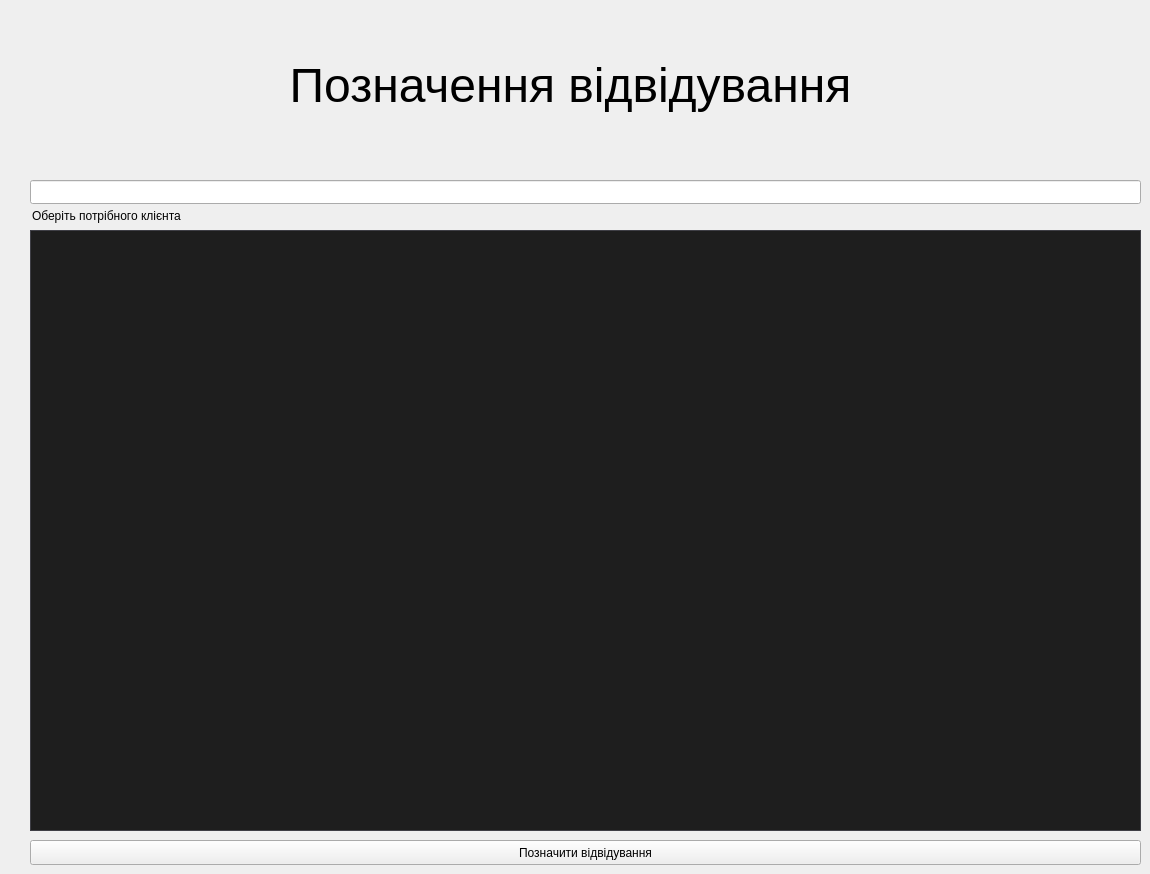
    <widget class="QWidget" name="tab_3">
     <attribute name="title">
      <string>Позначити відвідування</string>
     </attribute>
     <widget class="QLineEdit" name="checkGeneralLineEdit">
      <property name="geometry">
       <rect>
        <x>30</x>
        <y>180</y>
        <width>1111</width>
        <height>24</height>
       </rect>
      </property>
     </widget>
     <widget class="QLabel" name="label_4">
      <property name="geometry">
       <rect>
        <x>120</x>
        <y>10</y>
        <width>901</width>
        <height>151</height>
       </rect>
      </property>
      <property name="text">
       <string>&lt;html&gt;&lt;head/&gt;&lt;body&gt;&lt;p align=&quot;center&quot;&gt;&lt;span style=&quot; font-size:36pt;&quot;&gt;Позначення відвідування&lt;/span&gt;&lt;/p&gt;&lt;/body&gt;&lt;/html&gt;</string>
      </property>
     </widget>
     <widget class="QLabel" name="label_6">
      <property name="geometry">
       <rect>
        <x>32</x>
        <y>200</y>
        <width>791</width>
        <height>31</height>
       </rect>
      </property>
      <property name="text">
       <string>Оберіть потрібного клієнта</string>
      </property>
     </widget>
     <widget class="QPushButton" name="checkPushButton">
      <property name="geometry">
       <rect>
        <x>30</x>
        <y>840</y>
        <width>1111</width>
        <height>25</height>
       </rect>
      </property>
      <property name="text">
       <string>Позначити відвідування</string>
      </property>
     </widget>
     <widget class="QTableView" name="checkClientTableView">
      <property name="geometry">
       <rect>
        <x>30</x>
        <y>230</y>
        <width>1111</width>
        <height>601</height>
       </rect>
      </property>
      <property name="styleSheet">
       <string notr="true">/*!*************************************
  VS15 Dark
****************************************
  Author: chintsu_kun
  Version: 2.0.2
  Licence: GNU General Public License v3.0 (https://www.gnu.org/licenses/gpl-3.0.en.html)
  Url: https://github.com/nikolay-borzov/modorganizer-themes
****************************************
*/
/* For some reason applying background-color or border fixes paddings properties */
QListWidget::item {
  border-width: 0; }

/* Don't override install label on download widget.
   MO2 assigns color depending on download state */
#installLabel {
  color: none; }

/* Make `background-color` work for :hover, :focus and :pressed states */
QToolButton {
  border: none; }

/* Main Window */
QWidget {
  background-color: #2D2D30;
  color: #F1F1F1; }
  QWidget::disabled {
	color: #656565;
     }

/* Common */
/* remove outline */
* {
  outline: 0; }

*:disabled,
QListView::item:disabled,
*::item:selected:disabled {
  color: #656565; }

/* line heights */
/* QTreeView#fileTree::item - currently have problem with size column vertical
   text align  */
#bsaList::item,
#dataTree::item,
QTreeView#modList::item,
QTreeWidget#categoriesTree::item,
#savegameList::item,
#tabConflicts QTreeWidget::item {
  padding: 0.3em 0; }

QListView::item,
QTreeView#espList::item {
  padding-top: 0.3em;
  padding-bottom: 0.3em;
}

/* to enable border color */
QTreeView,
QListView,
QTextEdit,
QWebView,
QTableView {
  border-style: solid;
  border-width: 1px; }

QAbstractItemView {
  color: #DCDCDC;
  background-color: #1E1E1E;
  alternate-background-color: #262626;
  border-color: #3F3F46; }
  QAbstractItemView::item:selected, QAbstractItemView::item:selected:hover {
   background-color: #3399FF;
   color: #F1F1F1;
}

QAbstractItemView[filtered=true] {
	border: 2px solid #f00 !important;
}

QAbstractItemView,
QListView,
QTreeView {
  show-decoration-selected: 1; }

QAbstractItemView::item:hover,
QListView::item:hover,
QTreeView::branch:hover,
QTreeWidget::item:hover {
  background-color: rgba(51, 153, 255, 0.3); }

QAbstractItemView::item:selected:disabled,
QListView::item:selected:disabled,
QTreeView::branch:selected:disabled,
QTreeWidget::item:selected:disabled {
  background-color: rgba(51, 153, 255, 0.3); }

QTreeView::branch:selected {
  background-color: #3399FF; }

QLabel {
  background-color: transparent; }

LinkLabel {
  qproperty-linkColor: #3399FF; }

/* Left Pane &amp; File Trees #QTreeView, #QListView*/
QTreeView::branch:closed:has-children {
  image: url(./vs15/branch-closed.png); }

QTreeView::branch:open:has-children {
  image: url(./vs15/branch-open.png); }

/*QListView::item:hover { }
QListView::item:selected { }*/
QListView::item {
  color: #F1F1F1; }

/* Text areas and text fields #QTextEdit, #QLineEdit, #QWebView */
QTextEdit,
QWebView,
QLineEdit,
QAbstractSpinBox,
QAbstractSpinBox::up-button,
QAbstractSpinBox::down-button,
QComboBox {
  background-color: #333337;
  border-color: #3F3F46; }

QLineEdit:hover,
QAbstractSpinBox:hover,
QTextEdit:hover,
QComboBox:hover,
QComboBox:editable:hover {
  border-color: #007ACC; }

QLineEdit:focus,
QAbstractSpinBox::focus,
QTextEdit:focus,
QComboBox:focus,
QComboBox:editable:focus,
QComboBox:on {
  background-color: #3F3F46;
  border-color: #3399FF; }

QComboBox:on {
  border-bottom-color: #3F3F46; }

QLineEdit,
QAbstractSpinBox {
  min-height: 15px;
  padding: 2px;
  border-style: solid;
  border-width: 1px; }

QLineEdit {
  margin-top: 0; }

/* clear button */
QLineEdit QToolButton,
QLineEdit QToolButton:hover {
  background: none;
  margin-top: 1px; }

QLineEdit#espFilterEdit QToolButton {
  margin-top: -2px;
  margin-bottom: 1px; }

/* Drop-downs #QComboBox*/
QComboBox {
  min-height: 20px;
  padding-left: 5px;
  margin: 3px 0 1px 0;
  border-style: solid;
  border-width: 1px; }
  QComboBox:editable {
    padding-left: 3px;
    /* to enable hover styles */
    background-color: transparent; }
  QComboBox::drop-down {
    width: 20px;
    subcontrol-origin: padding;
    subcontrol-position: top right;
    border: none;
    /* If you need to set style for drop-down button
    &amp;:on,
    &amp;:editable:hover {
      background-color: red;
    } */ }
  QComboBox::down-arrow {
    image: url(./vs15/combobox-down.png); }
  QComboBox QAbstractItemView {
    background-color: #1B1B1C;
    selection-background-color: #3F3F46;
    border-color: #3399FF;
    border-style: solid;
    border-width: 0 1px 1px 1px; }

/* doesn't work http://stackoverflow.com/questions/13308341/qcombobox-abstractitemviewitem*/
/*QComboBox QAbstractItemView:item {
  padding: 10px;
  margin: 10px;
}*/
/* Toolbar */
QToolBar {
  border: none; }

QToolBar::separator {
  border-left-color: #222222;
  border-right-color: #46464A;
  border-width: 0 1px 0 1px;
  border-style: solid;
  width: 0; }

QToolButton {
  padding: 4px; }
  QToolButton:hover, QToolButton:focus {
    background-color: #3E3E40; }
  QToolButton:pressed {
    background-color: #3399FF; }

QToolButton::menu-indicator {
  image: url(./vs15/combobox-down.png);
  subcontrol-origin: padding;
  subcontrol-position: center right;
  padding-top: 10%;
  padding-right: 5%; }

/* Group Boxes #QGroupBox */
QGroupBox {
  border-color: #3F3F46;
  border-style: solid;
  border-width: 1px;
  padding: 1em .3em .3em .3em;
  margin-top: .65em; }

QGroupBox::title {
  subcontrol-origin: margin;
  subcontrol-position: top left;
  padding: 2px;
  left: 10px; }

/* LCD Count */
QLCDNumber {
  border-color: #3F3F46;
  border-style: solid;
  border-width: 1px; }

/* Buttons #QPushButton */
QPushButton {
  background-color: #333337;
  border-color: #3F3F46;
  min-height: 18px;
  padding: 2px 5px;
  border-style: solid;
  border-width: 1px; }

QPushButton:hover,
QPushButton:checked,
QPushButton:focus,
QAbstractSpinBox::up-button:hover,
QAbstractSpinBox::down-button:hover {
  background-color: #007ACC; }

QPushButton:pressed,
QPushButton:checked:hover,
QAbstractSpinBox::up-button:pressed,
QAbstractSpinBox::down-button:pressed {
  background-color: #1C97EA; }

QPushButton:disabled,
QAbstractSpinBox::up-button:disabled,
QAbstractSpinBox::down-button:disabled {
  background-color: #333337;
  border-color: #3F3F46; }

QPushButton::menu-indicator {
  image: url(./vs15/combobox-down.png);
  subcontrol-origin: padding;
  subcontrol-position: center right;
  padding-right: 5%; }

/* Dialog buttons */
QDialog QPushButton,
QSlider::handle:horizontal,
QSlider::handle:vertical {
  color: #000000;
  background-color: #DDDDDD;
  border-color: #707070;
  border-style: solid;
  border-width: 1px; }

QDialog QPushButton:hover,
QSlider::handle:horizontal:hover,
QSlider::handle:vertical:hover,
QSlider::handle:horizontal:pressed,
QSlider::handle:vertical:pressed {
  background-color: #BEE6FD;
  border-color: #3C7FB1; }

QSlider::handle:horizontal:focus:!pressed,
QSlider::handle:vertical:focus:!pressed,
QDialog QPushButton:focus,
QDialog QPushButton:checked {
  background-color: #DDDDDD;
  border-color: #3399FF; }

QDialog QPushButton:disabled,
QSlider::handle:horizontal:disabled,
QSlider::handle:vertical:disabled {
  background-color: #333337;
  border-color: #3F3F46; }

QDialog QPushButton {
  min-width: 1.5em;
  padding-left: .5em;
  padding-right: .5em; }

/* Check boxes and Radio buttons common #QCheckBox, #QRadioButton */
QGroupBox::indicator,
QTreeView::indicator,
QCheckBox::indicator,
QRadioButton::indicator {
  background-color: #2D2D30;
  border-color: #3F3F46;
  width: 13px;
  height: 13px;
  border-style: solid;
  border-width: 1px; }
  QGroupBox::indicator:hover,
  QTreeView::indicator:hover,
  QCheckBox::indicator:hover,
  QRadioButton::indicator:hover {
    background-color: #3F3F46;
    border-color: #007ACC; }

QGroupBox::indicator:checked,
QTreeView::indicator:checked,
QCheckBox::indicator:checked {
  image: url(./vs15/checkbox-check.png); }

QGroupBox::indicator:disabled,
QTreeView::indicator:checked:disabled,
QCheckBox::indicator:checked:disabled {
  image: url(./vs15/checkbox-check-disabled.png); }

/* Check boxes special */
QTreeView#modList::indicator {
  width: 15px;
  height: 15px; }

/* Radio buttons #QRadioButton */
QRadioButton::indicator {
  border-radius: 7px; }
  QRadioButton::indicator::checked {
    background-color: #B9B9BA;
    border-width: 2px;
    width: 11px;
    height: 11px; }
    QRadioButton::indicator::checked:hover {
      border-color: #3F3F46; }

/* Spinners #QSpinBox, #QDoubleSpinBox */
QAbstractSpinBox {
  margin: 1px; }

QAbstractSpinBox::up-button,
QAbstractSpinBox::down-button {
  border-style: solid;
  border-width: 1px;
  subcontrol-origin: padding; }

QAbstractSpinBox::up-button {
  subcontrol-position: top right; }

QAbstractSpinBox::up-arrow {
  image: url(./vs15/spinner-up.png); }

QAbstractSpinBox::down-button {
  subcontrol-position: bottom right; }

QAbstractSpinBox::down-arrow {
  image: url(./vs15/spinner-down.png); }

/* Sliders #QSlider */
QSlider::groove:horizontal {
  background-color: #3F3F46;
  border: none;
  height: 8px;
  margin: 2px 0; }

QSlider::handle:horizontal {
  width: .5em;
  height: 2em;
  margin: -7px 0;
  subcontrol-origin: margin; }

/* Scroll Bars #QAbstractScrollArea, #QScrollBar*/
/* assigning background still leaves not filled area*/
QAbstractScrollArea::corner {
  background-color: transparent; }

/* Horizontal */
QScrollBar:horizontal {
  height: 18px;
  border: none;
  margin: 0 23px 0 23px; }

QScrollBar::handle:horizontal {
  min-width: 32px;
  margin: 4px 2px; }

QScrollBar::add-line:horizontal {
  width: 23px;
  subcontrol-position: right;
  subcontrol-origin: margin; }

QScrollBar::sub-line:horizontal {
  width: 23px;
  subcontrol-position: left;
  subcontrol-origin: margin; }

/* Vertical */
QScrollBar:vertical {
  width: 20px;
  border: none;
  margin: 23px 0 23px 0; }

QScrollBar::handle:vertical {
  min-height: 32px;
  margin: 2px 4px; }

QScrollBar::add-line:vertical {
  height: 23px;
  subcontrol-position: bottom;
  subcontrol-origin: margin; }

QScrollBar::sub-line:vertical {
  height: 23px;
  subcontrol-position: top;
  subcontrol-origin: margin; }

/* Combined */
QScrollBar {
  background-color: #3E3E42;
  border: none; }

QScrollBar::handle {
  background-color: #686868; }

QScrollBar::add-line,
QScrollBar::sub-line {
  background-color: #3E3E42;
  border: none; }

/*QScrollBar::add-line:horizontal:hover,
QScrollBar::sub-line:horizontal:hover,
QScrollBar::add-line:vertical:hover,
QScrollBar::sub-line:vertical:hover,
QScrollBar::add-line:horizontal:pressed,
QScrollBar::sub-line:horizontal:pressed,
QScrollBar::add-line:vertical:pressed,
QScrollBar::sub-line:vertical:pressed { }*/
QScrollBar::handle:hover {
  background: #9E9E9E; }

QScrollBar::handle:pressed {
  background: #EFEBEF; }

QScrollBar::handle:disabled {
  background: #555558; }

QScrollBar::add-page,
QScrollBar::sub-page {
  background: transparent; }

QScrollBar::up-arrow:vertical {
  image: url(./vs15/scrollbar-up.png); }

QScrollBar::up-arrow:vertical:hover {
  image: url(./vs15/scrollbar-up-hover.png); }

QScrollBar::up-arrow:vertical:disabled {
  image: url(./vs15/scrollbar-up-disabled.png); }

QScrollBar::right-arrow:horizontal {
  image: url(./vs15/scrollbar-right.png); }

QScrollBar::right-arrow:horizontal:hover {
  image: url(./vs15/scrollbar-right-hover.png); }

QScrollBar::right-arrow:horizontal:disabled {
  image: url(./vs15/scrollbar-right-disabled.png); }

QScrollBar::down-arrow:vertical {
  image: url(./vs15/scrollbar-down.png); }

QScrollBar::down-arrow:vertical:hover {
  image: url(./vs15/scrollbar-down-hover.png); }

QScrollBar::down-arrow:vertical:disabled {
  image: url(./vs15/scrollbar-down-disabled.png); }

QScrollBar::left-arrow:horizontal {
  image: url(./vs15/scrollbar-left.png); }

QScrollBar::left-arrow:horizontal:hover {
  image: url(./vs15/scrollbar-left-hover.png); }

QScrollBar::left-arrow:horizontal:disabled {
  image: url(./vs15/scrollbar-left-disabled.png); }

/* Header Rows and Tables (Configure Mod Categories) #QTableView, #QHeaderView */
QTableView {
  gridline-color: #3F3F46;
  selection-background-color: #3399FF;
  selection-color: #F1F1F1; }

QTableView QTableCornerButton::section {
  background: #252526;
  border-color: #3F3F46;
  border-style: solid;
  border-width: 0 1px 1px 0; }

QHeaderView {
  border: none; }

QHeaderView::section {
  background: #252526;
  border-color: #3F3F46;
  padding: 3px 5px;
  border-style: solid;
  border-width: 0 1px 1px 0; }

QHeaderView::section:hover {
  background: #3E3E40;
  color: #F6F6F6; }

/*QHeaderView::section:first { }*/
QHeaderView::section:last {
  border-right: 0; }

QHeaderView::up-arrow {
  image: url(./vs15/sort-asc.png);
  margin-bottom: -37px; }

DownloadListView QHeaderView::up-arrow {
  margin-bottom: -47px; }

QHeaderView::down-arrow {
  image: url(./vs15/sort-desc.png);
  margin-bottom: 0; }

/* Context menus, toolbar drop-downs #QMenu  */
QMenu {
  background-color: #1A1A1C;
  border-color: #333337;
  border-style: solid;
  border-width: 1px;
  padding: 2px; }

QMenu::item {
  background: transparent;
  padding: 4px 20px; }

QMenu::item:selected, QMenuBar::item:selected {
  background-color: #333334; }

QMenu::item:disabled {
  background-color: transparent; }

QMenu::separator {
  background-color: #333337;
  height: 1px;
  margin: 1px 0; }

QMenu::icon {
  margin: 1px; }

QMenu::right-arrow {
  image: url(./vs15/sub-menu-arrow.png);
  subcontrol-origin: padding;
  subcontrol-position: center right;
  padding-right: .5em; }

QMenu QPushButton {
  background-color: transparent;
  border-color: #3F3F46;
  margin: 1px 0 1px 0; }

QMenu QCheckBox,
QMenu QRadioButton {
  background-color: transparent;
  padding: 5px 2px; }

/* Tool tips #QToolTip, #SaveGameInfoWidget */
QToolTip,
SaveGameInfoWidget {
  background-color: #424245;
  border-color: #4D4D50;
  color: #F1F1F1;
  border-style: solid;
  border-width: 1px;
  padding: 2px; }

QStatusBar::item {border: None;}

/* Progress Bars (Downloads) #QProgressBar */
QProgressBar {
  background-color: #E6E6E6;
  color: #000;
  border-color: #BCBCBC;
  text-align: center;
  border-style: solid;
  border-width: 1px;
  margin: 0 0px; }

QProgressBar::chunk {
  background: #06B025; }

DownloadListView[downloadView=standard]::item {
	padding: 16px;
}

DownloadListView[downloadView=compact]::item {
	padding: 4px;
}

/* Right Pane and Tab Bars #QTabWidget, #QTabBar */
QTabWidget::pane {
  border-color: #3F3F46;
  border-top-color: #007ACC;
  top: 0;
  border-style: solid;
  border-width: 1px; }

QTabWidget::pane:disabled {
  border-top-color: #3F3F46; }

/*QTabWidget::tab-bar { }*/
QTabBar::tab {
  background-color: transparent;
  padding: 4px 1em;
  border: none; }

QTabBar::tab:hover {
  background-color: #1C97EA; }

QTabBar::tab:selected,
QTabBar::tab:selected:hover {
  background-color: #007ACC; }

QTabBar::tab:disabled {
  background-color: transparent;
  color: #656565; }

QTabBar::tab:selected:disabled {
  background-color: #3F3F46; }

/* Scrollers */
QTabBar QToolButton {
  background-color: #333337;
  border-color: #3F3F46;
  padding: 1px;
  margin: 0;
  border-style: solid;
  border-width: 1px; }

QTabBar QToolButton:hover {
  border-color: #007ACC;
  border-width: 1px;
  border-style: solid; }

QTabBar QToolButton:disabled,
QTabBar QToolButton:pressed:hover {
  background-color: #333337; }

/*QTabBar::tear { }*/
QTabBar::scroller {
  width: 23px;
  background-color: red; }

QTabBar QToolButton::right-arrow {
  image: url(./vs15/scrollbar-right.png); }

QTabBar QToolButton::right-arrow:hover {
  image: url(./vs15/scrollbar-right-hover.png); }

QTabBar QToolButton::left-arrow {
  image: url(./vs15/scrollbar-left.png); }

QTabBar QToolButton::left-arrow:hover {
  image: url(./vs15/scrollbar-left-hover.png); }

/* Special styles */
QWidget#tabImages QPushButton {
  background-color: transparent;
  margin: 0 .3em;
  padding: 0; }

/* like dialog QPushButton*/
QWidget#tabESPs QToolButton {
  color: #000000;
  background-color: #DDDDDD;
  border-color: #707070;
  border-style: solid;
  border-width: 1px; }

QWidget#tabESPs QToolButton:hover {
  background-color: #BEE6FD;
  border-color: #3C7FB1; }

QWidget#tabESPs QToolButton:focus {
  background-color: #DDDDDD;
  border-color: #3399FF; }

QWidget#tabESPs QToolButton:disabled {
  background-color: #333337;
  border-color: #3F3F46; }

QTreeWidget#categoriesList {
  /*min-width: 225px;*/ }

QTreeWidget#categoriesList::item {
  background-position: center left;
  background-repeat: no-repeat;
  padding: .35em 10px; }

QTreeWidget#categoriesList::item:has-children {
  background-image: url(./vs15/branch-closed.png); }

QTreeWidget#categoriesList::item:has-children:open {
  background-image: url(./vs15/branch-open.png); }

QDialog#QueryOverwriteDialog QPushButton {
  margin-left: .5em; }

QDialog#PyCfgDialog QPushButton:hover {
  background-color: #BEE6FD; }

QLineEdit#modFilterEdit {
  margin-top: 2px; }

/* highlight unchecked BSAs */
QWidget#bsaTab QTreeWidget::indicator:unchecked {
  background-color: #3399FF; }

/* increase version text field */
QLineEdit#versionEdit {
  max-width: 100px; }

/* Dialogs width changes */
/* increase width to prevent buttons cutting */
QDialog#QueryOverwriteDialog {
  min-width: 565px; }

QDialog#ModInfoDialog {
  min-width: 850px; }

QLineEdit[valid-filter=false] {
	background-color: #661111 !important;
}

QTableView QHeaderView::section:hover {
    background-color: transparent;
    selection-background-color: transparent;
}

QTableView::item:selected {     
	background-color: rgb(4,217,255);
    color: black;
	selection-background-color: transparent;
}

QTableView::item:selected:focus {
    background-color: rgb(4,217,255);
    color: black;
}

QTableView::item:hover {
	background-color: transparent;
}

QTableView::item:selected:hover { 
	background-color: rgb(4,217,255); 
	color: black; 
}</string>
      </property>
     </widget>
    </widget>
